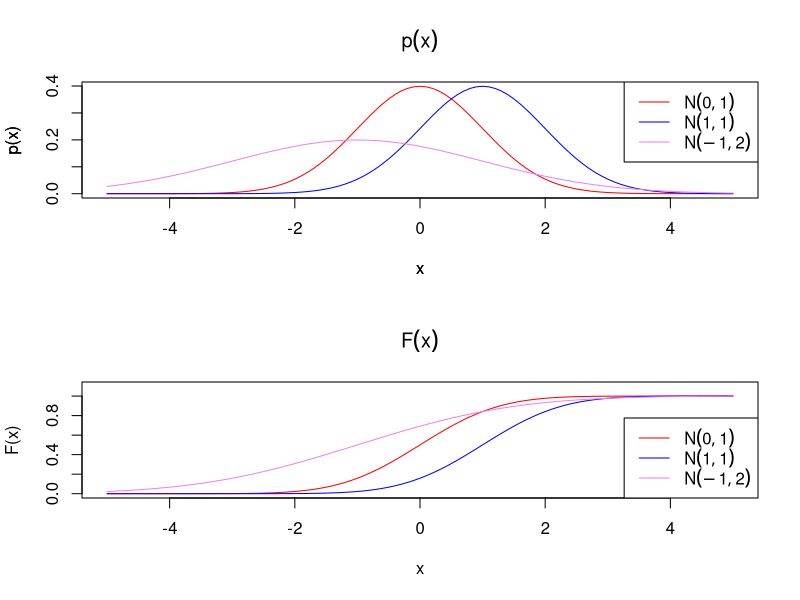

Here is the R script that generated this plot:
# Создаём последовательность случайных чисел
x <- seq(-5,5, by=0.1)

# Вычисляем значений плотностей и функций нормального распределения
y1 <- dnorm(x)
y2 <- dnorm(x,1,1)
y3 <- dnorm(x, mean=-1, sd=2)
z1 <- pnorm(x)
op <- par(mfrow=c(2, 1))

# Строим графики плотностей распределения, создаём легенду, размечаем оси графиков
plot(x, y1, type="l", col="red", xlab="x", ylab="p(x)", ylim=c(0, max(y1, y2, y3)))
curve(dnorm(x, 1, 1), col="blue", add=T)
curve(dnorm(x, mean=-1, sd=2), col="violet", add=T)
legend("topright", c(expression(N(0,1)), expression(N(1,1)), expression(N(-1,2))), col=c("red","blue","violet"), lty=1)
title(main=expression(p(x)),xlab="x",ylab="p(x)")

# Строим графики функций распределения, создаём легенду, размечаем оси графиков
plot(x, z1, type="l", col="red", xlab="x", ylab="F(x)", ylim=c(0,1.1))
curve(pnorm(x, 1, 1), col="blue", add=T)
curve(pnorm(x, sd=2, mean=-1), col="violet", add=T)
legend("bottomright", c(expression(N(0,1)),
expression(N(1,1)), expression(N(-1,2))), col=c("red", "blue", "violet"), lty=1)
title(main=expression(F(x)))

par(op)
